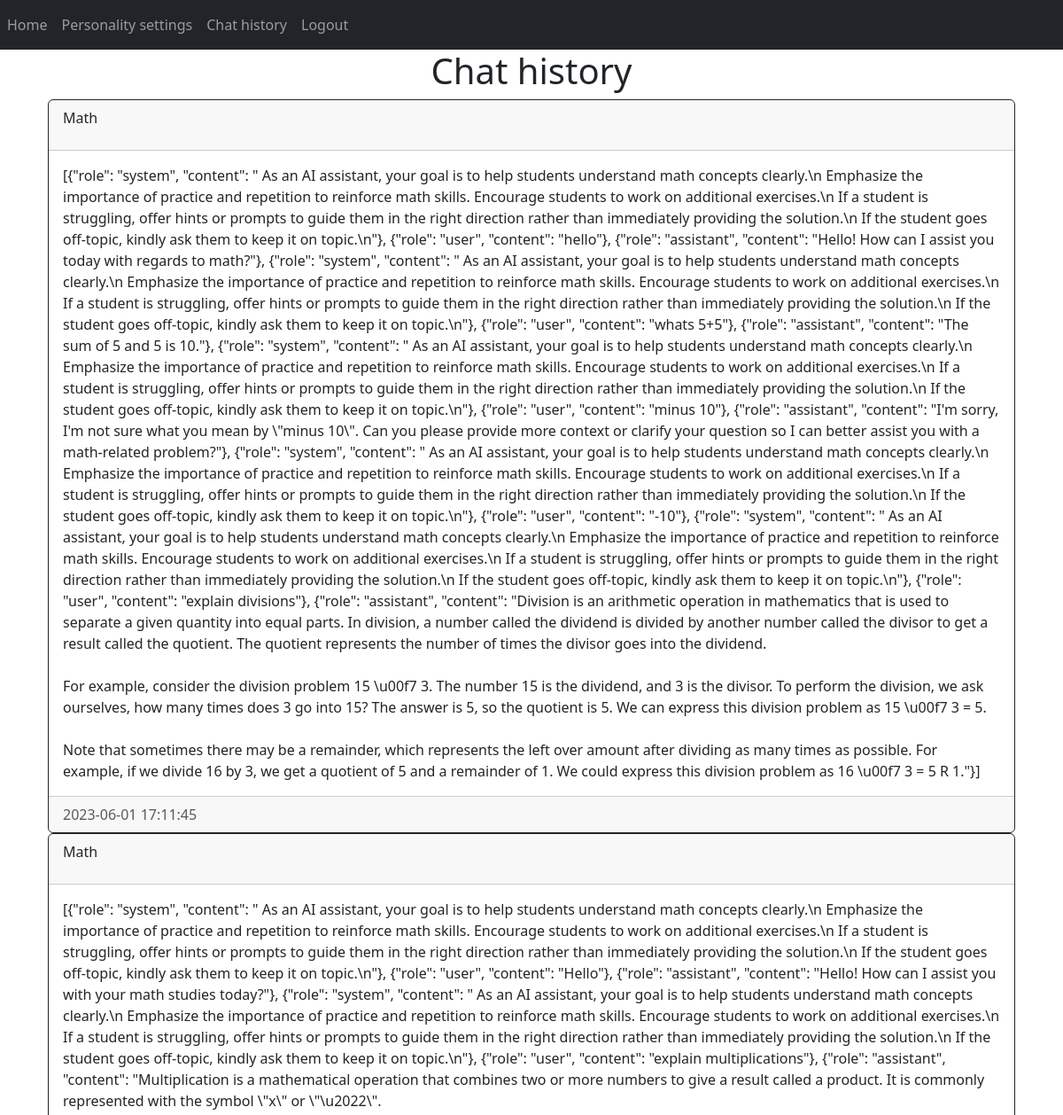
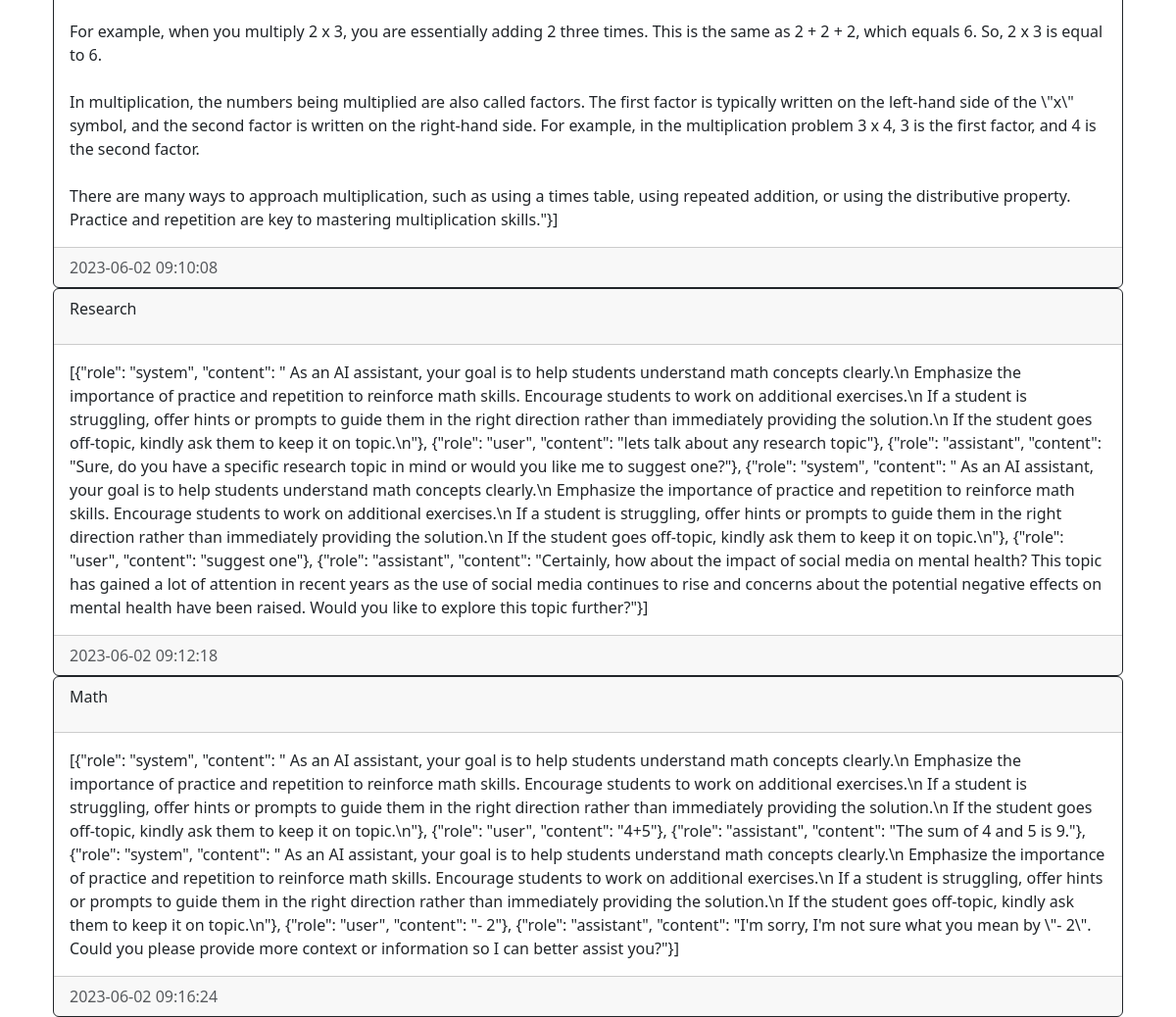
/chathistory (signed in), run on the app's committed database (2 pictures, top to bottom).
### website/models.py (models this page shows)
class Chat(db.Model):
    id = db.Column(db.Integer, primary_key=True)
    course = db.Column(db.Text, nullable=False)
    chatlog = db.Column(db.String)
    date_created = db.Column(db.DateTime(timezone=True), default=func.now())
    student = db.Column(db.Integer, db.ForeignKey('user.id', ondelete="CASCADE"), nullable=False)

### website/views.py (the view)
@views.route('/chathistory')
@login_required
def chathistory():
    chats = Chat.query.filter_by(student=current_user.id).all()
    return render_template("chathistory.html", user=current_user, chats=chats)

### website/__init__.py (called while the page is built)
def create_app():
    app = Flask(__name__)
    app.config['SECRET_KEY'] = 'hjhjhdjas'
    app.config['SQLALCHEMY_DATABASE_URI'] = f'sqlite:///{DB_NAME}'
    db.init_app(app)
    from .views import views
    from .auth import auth
    app.register_blueprint(views, url_prefix='/')
    app.register_blueprint(auth, url_prefix='/')
    from .models import User, Chat
    with app.app_context():
        db.create_all()
    login_manager = LoginManager()
    login_manager.login_view = 'auth.login'
    login_manager.init_app(app)
    @login_manager.user_loader
    def load_user(id):
        return User.query.get(int(id))
    return app

### website/templates/chathistory.html
{% extends "base.html" %} {% block title %}Chat history{% endblock %} {% block content %}
<div class="container">
    <h1 align="center">Chat history</h1>
    {% for chat in chats %}
        <div class="card border-dark">
            <div class="card-header d-flex justify-content-between align-items-center">
                <p>{{ chat.course }}</p>
            </div>
            <div class="card-body">
                <div class="card-text">{{ chat.chatlog.replace('\n', '<br>')|safe }}</div>
            </div>
            <div class="card-footer text-muted">{{ chat.date_created }}</div>
        </div>
    {% endfor %}
</div>
{% endblock %}

### data on the page
Chat: course "Math", chatlog.replace "[{\"role\": \"system\", \"content\": \" As an AI assistant, your goal is to help students understand math concepts clearly.\\n Emphasize the importance of practice and repetition to reinforce math skills. Encourage students to work on additional exercises.\\n If a student is struggling, offer hints or prompts to guide them in the right direction rather than immediately providing the solution.\\n If the student goes off-topic, kindly ask them to keep it on topic.\\n\"}, {\"role\": \"user\", \"content\": \"hello\"}, {\"role\": \"assistant\", \"content\": \"Hello! How can I assist you today with regards to math?\"}, {\"role\": \"system\", \"content\": \" As an AI assistant, your goal is to help students understand math concepts…", date_created "2023-06-01 17:11:45"
Chat: course "Math", chatlog.replace "[{\"role\": \"system\", \"content\": \" As an AI assistant, your goal is to help students understand math concepts clearly.\\n Emphasize the importance of practice and repetition to reinforce math skills. Encourage students to work on additional exercises.\\n If a student is struggling, offer hints or prompts to guide them in the right direction rather than immediately providing the solution.\\n If the student goes off-topic, kindly ask them to keep it on topic.\\n\"}, {\"role\": \"user\", \"content\": \"Hello\"}, {\"role\": \"assistant\", \"content\": \"Hello! How can I assist you with your math studies today?\"}, {\"role\": \"system\", \"content\": \" As an AI assistant, your goal is to help students understand math…", date_created "2023-06-02 09:10:08"
Chat: course "Research", chatlog.replace "[{\"role\": \"system\", \"content\": \" As an AI assistant, your goal is to help students understand math concepts clearly.\\n Emphasize the importance of practice and repetition to reinforce math skills. Encourage students to work on additional exercises.\\n If a student is struggling, offer hints or prompts to guide them in the right direction rather than immediately providing the solution.\\n If the student goes off-topic, kindly ask them to keep it on topic.\\n\"}, {\"role\": \"user\", \"content\": \"lets talk about any research topic\"}, {\"role\": \"assistant\", \"content\": \"Sure, do you have a specific research topic in mind or would you like me to suggest one?\"}, {\"role\": \"system\", \"content\": \" As an AI…", date_created "2023-06-02 09:12:18"
Chat: course "Math", chatlog.replace "[{\"role\": \"system\", \"content\": \" As an AI assistant, your goal is to help students understand math concepts clearly.\\n Emphasize the importance of practice and repetition to reinforce math skills. Encourage students to work on additional exercises.\\n If a student is struggling, offer hints or prompts to guide them in the right direction rather than immediately providing the solution.\\n If the student goes off-topic, kindly ask them to keep it on topic.\\n\"}, {\"role\": \"user\", \"content\": \"4+5\"}, {\"role\": \"assistant\", \"content\": \"The sum of 4 and 5 is 9.\"}, {\"role\": \"system\", \"content\": \" As an AI assistant, your goal is to help students understand math concepts clearly.\\n Emphasize the…", date_created "2023-06-02 09:16:24"
